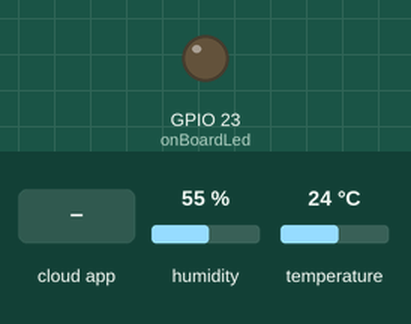
The sketch below on a simulated ESP32. Parts: output pins drawn as LEDs (lit = HIGH). The inputs (shaded band) are chosen by the test bench; at power-on: humidity 55 %, temperature 24 °C. WiFi joins after 1.5 s; servers stay silent unless stated.

Above: at 2.7 s.
2.8 s: the phone or cloud app sets boardLED to 1
At 4.0 s:
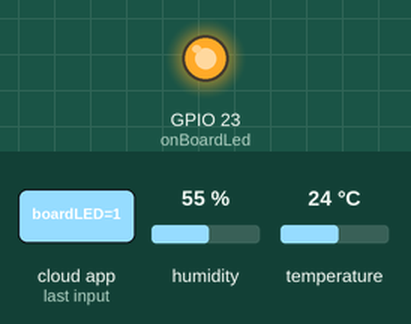
4.5 s: the phone or cloud app sets boardLED to 0
At 5.1 s:
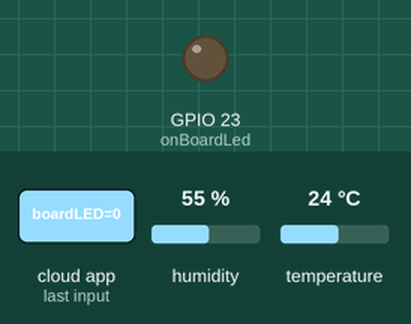
Timing chart, 0 to 7.5 s (numbered marks = the images above; inputs shaded):
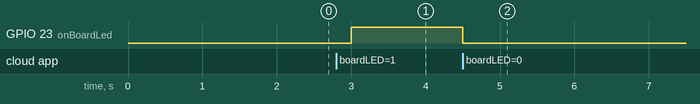

Measured:
- after the input at 2.8 s, GPIO 23 (onBoardLed): LOW → HIGH after 0.20 s
- after the input at 4.5 s, GPIO 23 (onBoardLed): HIGH → LOW at once

The sketch:

Untitled_mar04a.ino
```cpp
#include "arduino_secrets.h"
/*
  Sketch generated by the Arduino IoT Cloud Thing "Untitled"
  https://create.arduino.cc/cloud/things/73be7b4f-5326-47c6-9b46-ca8af8eed363

  Arduino IoT Cloud Variables description

  The following variables are automatically generated and updated when changes are made to the Thing

  float boardHumid;
  float boardTemp;
  bool boardLED;

  Variables which are marked as READ/WRITE in the Cloud Thing will also have functions
  which are called when their values are changed from the Dashboard.
  These functions are generated with the Thing and added at the end of this sketch.
*/

#include "thingProperties.h"

#include "DHT.h"
#define DHTPIN 22
#define DHTTYPE DHT11

DHT dht(DHTPIN, DHTTYPE);

int onBoardLed = 23;

void setup() {
  // Initialize serial and wait for port to open:
  Serial.begin(9600);
  // This delay gives the chance to wait for a Serial Monitor without blocking if none is found
  delay(1500);

  dht.begin();

  pinMode(onBoardLed, OUTPUT);

  // Defined in thingProperties.h
  initProperties();

  // Connect to Arduino IoT Cloud
  ArduinoCloud.begin(ArduinoIoTPreferredConnection);

  /*
     The following function allows you to obtain more information
     related to the state of network and IoT Cloud connection and errors
     the higher number the more granular information you’ll get.
     The default is 0 (only errors).
     Maximum is 4
 */
  setDebugMessageLevel(2);
  ArduinoCloud.printDebugInfo();
}

void loop() {
  ArduinoCloud.update();
  // Your code here

  boardTemp = dht.readTemperature(true);
  boardHumid = dht.readHumidity();

}


/*
  Since LED is READ_WRITE variable, onLEDChange() is
  executed every time a new value is received from IoT Cloud.
*/
void onLEDChange()  {
  // Add your code here to act upon LED change

}


/*
  Since BoardLED is READ_WRITE variable, onBoardLEDChange() is
  executed every time a new value is received from IoT Cloud.
*/
void onBoardLEDChange()  {
  // Add your code here to act upon BoardLED change
  if(boardLED){
    digitalWrite(onBoardLed, HIGH);
  }
  else{
    digitalWrite(onBoardLed, LOW);
  }
}
```

arduino_secrets.h
```cpp
#define SECRET_SSID ""
#define SECRET_OPTIONAL_PASS ""
#define SECRET_DEVICE_KEY ""
```

thingProperties.h
```cpp
// Code generated by Arduino IoT Cloud, DO NOT EDIT.

#include <ArduinoIoTCloud.h>
#include <Arduino_ConnectionHandler.h>

const char DEVICE_LOGIN_NAME[]  = "02634488-3552-48da-b068-aefdd81c1013";

const char SSID[]               = SECRET_SSID;    // Network SSID (name)
const char PASS[]               = SECRET_OPTIONAL_PASS;    // Network password (use for WPA, or use as key for WEP)
const char DEVICE_KEY[]  = SECRET_DEVICE_KEY;    // Secret device password

void onBoardLEDChange();

float boardHumid;
float boardTemp;
bool boardLED;

void initProperties(){

  ArduinoCloud.setBoardId(DEVICE_LOGIN_NAME);
  ArduinoCloud.setSecretDeviceKey(DEVICE_KEY);
  ArduinoCloud.addProperty(boardHumid, READ, ON_CHANGE, NULL);
  ArduinoCloud.addProperty(boardTemp, READ, ON_CHANGE, NULL);
  ArduinoCloud.addProperty(boardLED, READWRITE, ON_CHANGE, onBoardLEDChange);

}

WiFiConnectionHandler ArduinoIoTPreferredConnection(SSID, PASS);
```
